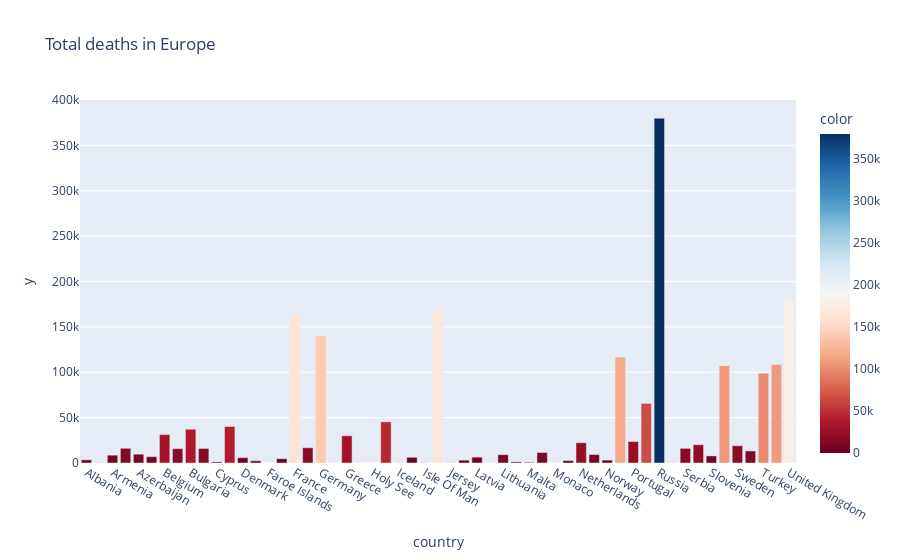

The cell this chart's notebook holds for it:
### Code cell
# plot cumulative deaths in Europe
df_europe_deaths_cum = df_europe.loc[df_europe["indicator"] == "deaths"]["cumulative_count"].groupby(df_europe["country"]).max()


# exclude Europe (total) and EU/EEA (total)
df_europe_deaths_cum = df_europe_deaths_cum.drop(["Europe (total)", "EU/EEA (total)"])

fig = px.bar(df_europe_deaths_cum, x=df_europe_deaths_cum.index, y=df_europe_deaths_cum.values, title="Total deaths in Europe", color=df_europe_deaths_cum.values, color_continuous_scale=px.colors.sequential.RdBu)
fig.show()
fig.write_image(os.path.join(PLOT_IMAGE_PATH, "total_deaths_in_europe.png"))

### Figure 1 — Plotly figure (JSON) as saved in the notebook; plotly's stock layout.template omitted (floating-point values rounded to 4 significant figures)
{"data": [{"alignmentgroup": "True", "hovertemplate": "country=%{x}<br>y=%{y}<br>color=%{marker.color}<extra></extra>", "legendgroup": "", "marker": {"color": [3497, 153, 8625, 16245, 9715, 6978, 31301, 15795, 37196, 16019, 1218, 40241, 5864, 2460, 28, 4714, 162775, 16835, 139910, 102, 30028, 47, 0, 45379, 114, 6290, 107, 168738, 129, 3139, 6461, 82, 9194, 1277, 726, 11554, 57, 2722, 22336, 9316, 3210, 116744, 23664, 65696, 380076, 115, 16101, 20112, 7805, 107272, 19049, 13273, 98976, 108605, 179272], "coloraxis": "coloraxis", "pattern": {"shape": ""}}, "name": "", "offsetgroup": "", "orientation": "v", "showlegend": false, "textposition": "auto", "type": "bar", "x": ["Albania", "Andorra", "Armenia", "Austria", "Azerbaijan", "Belarus", "Belgium", "Bosnia And Herzegovina", "Bulgaria", "Croatia", "Cyprus", "Czechia", "Denmark", "Estonia", "Faroe Islands", "Finland", "France", "Georgia", "Germany", "Gibraltar", "Greece", "Guernsey", "Holy See", "Hungary", "Iceland", "Ireland", "Isle Of Man", "Italy", "Jersey", "Kosovo", "Latvia", "Liechtenstein", "Lithuania", "Luxembourg", "Malta", "Moldova", "Monaco", "Montenegro", "Netherlands", "North Macedonia", "Norway", "Poland", "Portugal", "Romania", "Russia", "San Marino", "Serbia", "Slovakia", "Slovenia", "Spain", "Sweden", "Switzerland", "Turkey", "Ukraine", "United Kingdom"], "xaxis": "x", "y": [3497, 153, 8625, 16245, 9715, 6978, 31301, 15795, 37196, 16019, 1218, 40241, 5864, 2460, 28, 4714, 162775, 16835, 139910, 102, 30028, 47, 0, 45379, 114, 6290, 107, 168738, 129, 3139, 6461, 82, 9194, 1277, 726, 11554, 57, 2722, 22336, 9316, 3210, 116744, 23664, 65696, 380076, 115, 16101, 20112, 7805, 107272, 19049, 13273, 98976, 108605, 179272], "yaxis": "y"}], "layout": {"barmode": "relative", "coloraxis": {"colorbar": {"title": {"text": "color"}}, "colorscale": [[0, "rgb(103,0,31)"], [0.1, "rgb(178,24,43)"], [0.2, "rgb(214,96,77)"], [0.3, "rgb(244,165,130)"], [0.4, "rgb(253,219,199)"], [0.5, "rgb(247,247,247)"], [0.6, "rgb(209,229,240)"], [0.7, "rgb(146,197,222)"], [0.8, "rgb(67,147,195)"], [0.9, "rgb(33,102,172)"], [1, "rgb(5,48,97)"]]}, "legend": {"tracegroupgap": 0}, "title": {"text": "Total deaths in Europe"}, "xaxis": {"anchor": "y", "domain": [0, 1], "title": {"text": "country"}}, "yaxis": {"anchor": "x", "domain": [0, 1], "title": {"text": "y"}}}}
